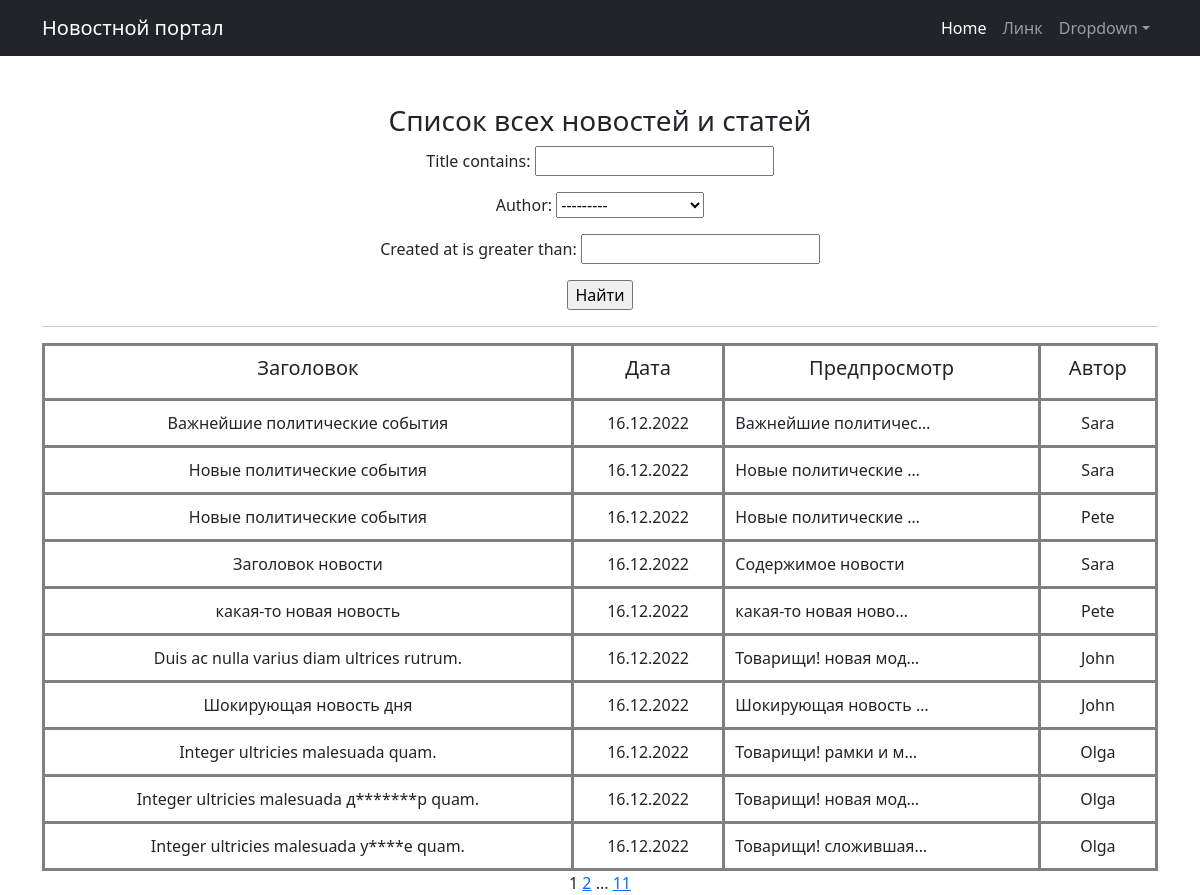
The app's page /search/ with its own data.
### news/models.py (models this page shows, shortened)
class Post(models.Model):
    article = "ARTS"
    news = "NEWS"
    TYPES = [
        (news, "Новость"),
        (article, "Статья"),
    ]
    preview_len = 124
    author = models.ForeignKey(Author, on_delete=models.CASCADE)
    type_post = models.CharField(max_length=4, choices=TYPES)
    title = models.CharField(max_length=255)
    content = models.TextField()
    rating = models.IntegerField(default=0)
    created_at = models.DateTimeField(auto_now_add=True)
    categories = models.ManyToManyField(Category, through="PostCategory")

class Author(models.Model):
    user = models.OneToOneField(User, on_delete=models.CASCADE)
    rating = models.IntegerField(default=0)

### news/views.py (the view)
# urls.py: path("search/", PostSearch.as_view(), name="post_search"),
class PostSearch(ListView):
    model = Post
    ordering = "-created_at"
    template_name = "post_search.html"
    paginate_by = 10
    context_object_name = "post_list"
    def get_queryset(self):
        queryset = super().get_queryset()
        self.filterset = PostFilter(self.request.GET, queryset)
        return self.filterset.qs
    def get_context_data(self, **kwargs):
        context = super().get_context_data()
        context["filterset"] = self.filterset
        return context

### news/templatetags/custom_filters.py (called while the page is built)
@register.filter()
def censor(value: str) -> str:
    return cens.cencor(value)

    def cencor(self, content: str) -> str:
        raw_words = content.split()
        words = [word for word in content.translate(str.maketrans("", "", string.punctuation)).split()]
        for i, word in enumerate(words):
            if word in self.__mat:
                raw_word = raw_words[i]
                last_symbol = raw_word[-1]
                if last_symbol.isalpha():
                    raw_words[i] = self.__replace(raw_word)
                else:
                    raw_words[i] = "{0}{1}".format(self.__replace(raw_word[:-1]), last_symbol)
        return " ".join(raw_words)

    def __replace(self, word: str) -> str:
        return "{0}{1}{2}".format(word[0], "*" * (len(word) - 2), word[-1])

### templates/post_search.html (shortened to what this page needs)
{% extends 'flatpages/default.html' %}
{% load custom_filters %}
{% block content %}
    <h3>Список всех новостей и статей</h3>
    <form action=""method="get">
       {{ filterset.form.as_p }}
    <input type="submit" value="Найти">
   </form>
    <hr>
    {% if post_list %}
        <table cellpadding="10" width="100%" cols="3" align="center">
            <tr>
                <td><h5>Заголовок</h5></td>
                <td><h5>Дата</h5></td>
                <td><h5>Предпросмотр</h5></td>
                <td><h5>Автор</h5></td>
            </tr>
            {% for post in post_list%}
            <tr>
                <td>{{ post.title|censor }}</td>
                <td>{{ post.created_at|date:'d.m.Y' }}</td>
                <td align="left">{{ post.content|censor|truncatechars:20}}</td>
                <td>{{ post.author.user.username }}</td>
            </tr>
            {%endfor%}
        </table>
    {% else %}
        <h3>Новостей нет</h3>
    {% endif %}
    {{ page_obj.number }}
    {% if page_obj.has_next %}
       <a href="?page={{ page_obj.next_page_number }}">{{ page_obj.next_page_number }}</a>
       {% if paginator.num_pages != page_obj.next_page_number %}
           ...
           <a href="?page={{ page_obj.paginator.num_pages }}">{{ page_obj.paginator.num_pages }}</a>
       {% endif %}
    {% endif %}
{% endblock content %}

### records on screen
Post: title|censor "Важнейшие политические события", created_at "16.12.2022", content|censor "Важнейшие политичес…", author.user.username "Sara"
Post: title|censor "Новые политические события", created_at "16.12.2022", content|censor "Новые политические …", author.user.username "Sara"
Post: title|censor "Новые политические события", created_at "16.12.2022", content|censor "Новые политические …", author.user.username "Pete"
Post: title|censor "Заголовок новости", created_at "16.12.2022", content|censor "Содержимое новости", author.user.username "Sara"
Post: title|censor "какая-то новая новость", created_at "16.12.2022", content|censor "какая-то новая ново…", author.user.username "Pete"
Post: title|censor "Duis ac nulla varius diam ultrices rutrum.", created_at "16.12.2022", content|censor "Товарищи! новая мод…", author.user.username "John"
Post: title|censor "Шокирующая новость дня", created_at "16.12.2022", content|censor "Шокирующая новость …", author.user.username "John"
Post: title|censor "Integer ultricies malesuada quam.", created_at "16.12.2022", content|censor "Товарищи! рамки и м…", author.user.username "Olga"
Post: title|censor "Integer ultricies malesuada д*******р quam.", created_at "16.12.2022", content|censor "Товарищи! новая мод…", author.user.username "Olga"
Post: title|censor "Integer ultricies malesuada у****е quam.", created_at "16.12.2022", content|censor "Товарищи! сложившая…", author.user.username "Olga"

### other values on screen
{{ page_obj.number }} "1"
{{ page_obj.next_page_number }} "2"
{{ page_obj.paginator.num_pages }} "11"
